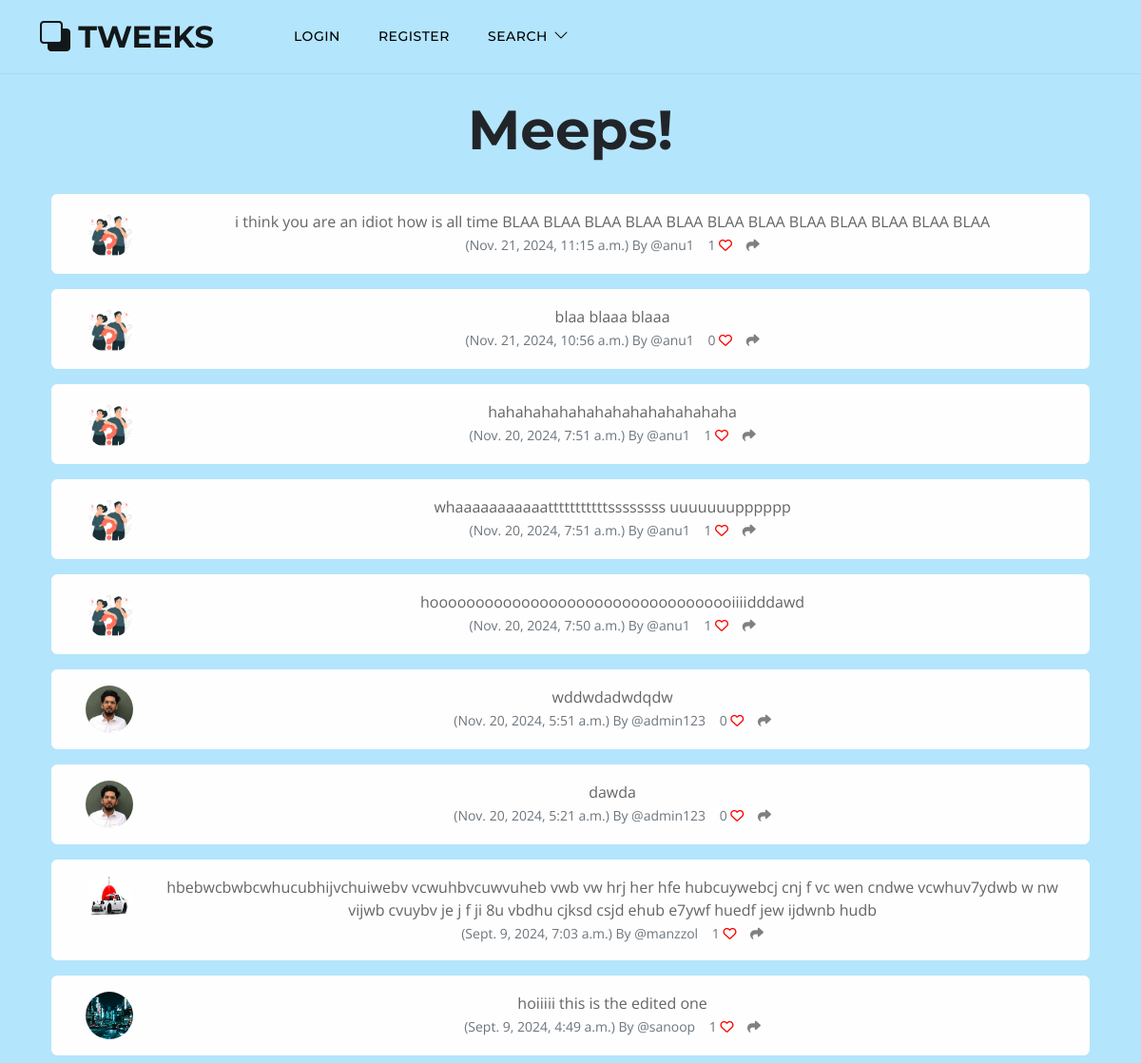
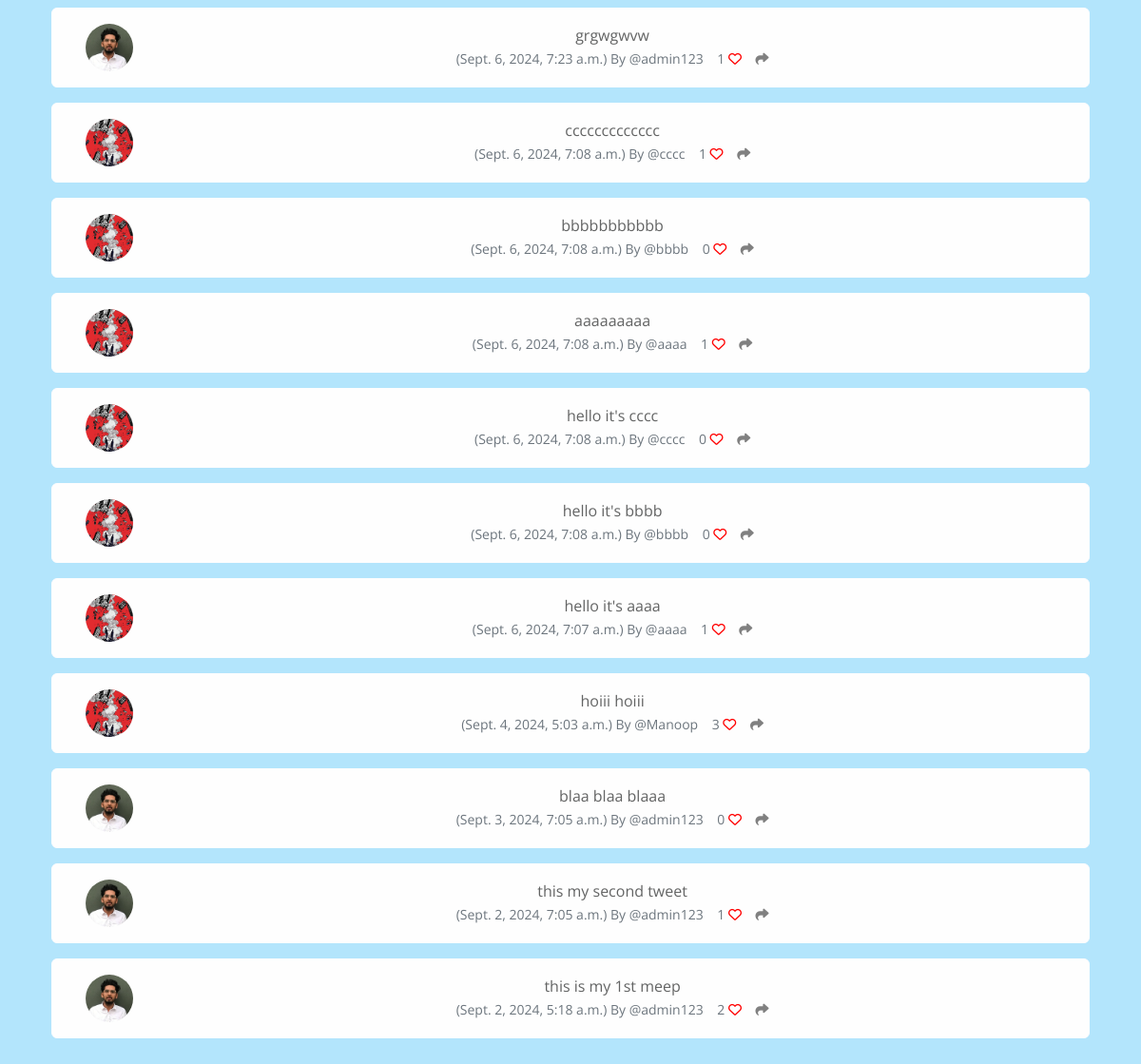
The page / on the database its author committed (2 pictures, top to bottom).
### appzz11/models.py (models this page shows, shortened)
class Meep(models.Model):
    user = models.ForeignKey(User, related_name="meeps", on_delete=models.DO_NOTHING)
    body = models. CharField(max_length=200)
    created_at = models.DateTimeField(auto_now_add=True)
    likes = models.ManyToManyField(User, related_name="meep_like", blank=True)
    def number_of_likes(self):
        return self.likes.count()

class Profile(models.Model):
    user = models.OneToOneField(User, on_delete=models.CASCADE)
    follows = models.ManyToManyField("self", related_name="followed_by", symmetrical=False, blank=True)
    date_modified = models.DateTimeField(User, auto_now=True)
    profile_image = models.ImageField(null=True, blank=True, upload_to="images/" )
    profile_bio = models.CharField(null=True, blank=True, max_length=500)
    homepage_link = models.CharField(null=True, blank=True, max_length=100)
    facebook_link = models.CharField(null=True, blank=True, max_length=100)
    instagram_link = models.CharField(null=True, blank=True, max_length=100)
    linkedin_link = models.CharField(null=True, blank=True, max_length=100)

### appzz11/views.py (the view)
# urls.py: path('', views.home, name="home"),
def home(request):
    if request.user.is_authenticated:
        form = MeepForm(request.POST or None)
        if request.method == "POST":
            if form.is_valid():
                meep =form.save(commit=False)
                meep.user = request.user
                meep.save()
                messages.success(request,("your tweet has been successfull "))
                return redirect('home')
        meeps = Meep.objects.all().order_by("-created_at")
        return render(request, './home.html', {"meeps":meeps, "form":form})
    else:
        meeps = Meep.objects.all().order_by("-created_at")
        return render(request, './home.html', {"meeps":meeps})

### templates/home.html (shortened to what this page needs)
{% extends 'base.html' %}
{% load static %}
{% block content %}
	<div class="container text-center">
		<div class="row">
			<div class="col-12">
	<h1>Meeps!</h1>
<br/>
	{% for meep in meeps %}
		<div class="alert alert-light" role="alert">
<div class="container">
	<div class="row">
		<div class="col-1">
            {% if meep.user.profile.profile_image %}
                <img src="{{ meep.user.profile.profile_image.url }}" width="50" height="50" class="rounded-circle" alt="{{ meep.user.username }}">
            {% else %}
                <img src="{% static 'img1.jpg' %}" width="50" height="50" class="rounded-circle" alt="{{ meep.user.username }}">
            {% endif %}
		</div>
		<div class="col-11">
		  {{ meep.body }}<br/>
		  <small class="text-muted">
		  	({{ meep.created_at}}) By
		  	@{{ meep.user.username }}
		  	{{ meep.number_of_likes }}
		  	{% if user in meep.likes.all %}
		  	  <a href="{% url 'meep_like' meep.id %}">
	<i class="fa-solid fa-heart" style="color:red"></i></a>
		  	{% else %}
		  		<a href="{% url 'meep_like' meep.id %}">
		  <i class="fa fa-heart-o" style="color:red"></i></a>
		  	{% endif %}
		  	<a href="{% url 'meep_show' meep.id %}">
	<i class="fa-solid fa-share" style="color:gray"></i>
		  	</a>
		  </small>
		</div><br/><br/>
			</div>
		</div>
	</div>
	{% endfor %}
</div>
<div>
<br/><br/><br/>
</div>
{% endblock %}

### static/css/templatemo-topic-listing.css (style rules this page uses)
:root { --white-color: #ffffff; --primary-color: #13547a; --secondary-color: #80d0c7; --section-bg-color: #f0f8ff; --custom-btn-bg-color: #80d0c7; --custom-btn-bg-hover-color: #13547a; --dark-color: #000000; --p-color: #717275; --border-color: #7fffd4; --link-hover-color: #13547a; --body-font-family: 'Open Sans', sans-serif; --title-font-family: 'Montserrat', sans-serif; --h1-font-size: 58px; --h2-font-size: 46px; --h3-font-size: 32px; --h4-font-size: 28px; --h5-font-size: 24px; --h6-font-size: 22px; --p-font-size: 20px; --menu-font-size: 14px; --btn-font-size: 18px; --copyright-font-size: 16px; --border-radius-large: 100px; --border-radius-medium: 20px; --border-radius-small: 10px; --font-weight-normal: 400; --font-weight-medium: 500; --font-weight-semibold: 600; --font-weight-bold: 700; }
body { background-color: var(--white-color); font-family: var(--body-font-family); }
h1, h2, h3, h4, h5, h6 { font-family: var(--title-font-family); font-weight: var(--font-weight-semibold); }
h1 { font-size: var(--h1-font-size); font-weight: var(--font-weight-bold); }
a, button { touch-action: manipulation; transition: all 0.3s; }
a { display: inline-block; color: var(--primary-color); text-decoration: none; }

### templates/home.html (style rules this page uses)
body { background-color:#B3E5FC; border-radius: 10px; }

### rows shown on the page
Meep: user.profile.profile_image (picture), body "i think you are an idiot how is all time BLAA BLAA BLAA BLAA BLAA BLAA BLAA BLAA BLAA BLAA BLAA BLAA", created_at "Nov. 21, 2024, 11:15 a.m.", user.username "anu1", number_of_likes "1"
Meep: user.profile.profile_image (picture), body "blaa blaaa blaaa", created_at "Nov. 21, 2024, 10:56 a.m.", user.username "anu1", number_of_likes "0"
Meep: user.profile.profile_image (picture), body "hahahahahahahahahahahahahaha", created_at "Nov. 20, 2024, 7:51 a.m.", user.username "anu1", number_of_likes "1"
Meep: user.profile.profile_image (picture), body "whaaaaaaaaaaatttttttttttssssssss uuuuuuupppppp", created_at "Nov. 20, 2024, 7:51 a.m.", user.username "anu1", number_of_likes "1"
Meep: user.profile.profile_image (picture), body "hoooooooooooooooooooooooooooooooooiiiidddawd", created_at "Nov. 20, 2024, 7:50 a.m.", user.username "anu1", number_of_likes "1"
Meep: user.profile.profile_image (picture), body "wddwdadwdqdw", created_at "Nov. 20, 2024, 5:51 a.m.", user.username "admin123", number_of_likes "0"
Meep: user.profile.profile_image (picture), body "dawda", created_at "Nov. 20, 2024, 5:21 a.m.", user.username "admin123", number_of_likes "0"
Meep: user.profile.profile_image (picture), body "hbebwcbwbcwhucubhijvchuiwebv vcwuhbvcuwvuheb vwb vw hrj her hfe hubcuywebcj cnj f vc wen cndwe vcwhuv7ydwb w nw vijwb cvuybv je j f ji 8u vbdhu cjksd csjd ehub e7ywf huedf jew ijdwnb hudb", created_at "Sept. 9, 2024, 7:03 a.m.", user.username "manzzol", number_of_likes "1"
Meep: user.profile.profile_image (picture), body "hoiiiii this is the edited one", created_at "Sept. 9, 2024, 4:49 a.m.", user.username "sanoop", number_of_likes "1"
Meep: user.profile.profile_image (picture), body "grgwgwvw", created_at "Sept. 6, 2024, 7:23 a.m.", user.username "admin123", number_of_likes "1"
Meep: body "ccccccccccccc", created_at "Sept. 6, 2024, 7:08 a.m.", user.username "cccc", number_of_likes "1"
Meep: body "bbbbbbbbbbb", created_at "Sept. 6, 2024, 7:08 a.m.", user.username "bbbb", number_of_likes "0"
Meep: body "aaaaaaaaa", created_at "Sept. 6, 2024, 7:08 a.m.", user.username "aaaa", number_of_likes "1"
Meep: body "hello it's cccc", created_at "Sept. 6, 2024, 7:08 a.m.", user.username "cccc", number_of_likes "0"
Meep: body "hello it's bbbb", created_at "Sept. 6, 2024, 7:08 a.m.", user.username "bbbb", number_of_likes "0"
Meep: body "hello it's aaaa", created_at "Sept. 6, 2024, 7:07 a.m.", user.username "aaaa", number_of_likes "1"
Meep: body "hoiii hoiii", created_at "Sept. 4, 2024, 5:03 a.m.", user.username "Manoop", number_of_likes "3"
Meep: user.profile.profile_image (picture), body "blaa blaa blaaa", created_at "Sept. 3, 2024, 7:05 a.m.", user.username "admin123", number_of_likes "0"
Meep: user.profile.profile_image (picture), body "this my second tweet", created_at "Sept. 2, 2024, 7:05 a.m.", user.username "admin123", number_of_likes "1"
Meep: user.profile.profile_image (picture), body "this is my 1st meep", created_at "Sept. 2, 2024, 5:18 a.m.", user.username "admin123", number_of_likes "2"
